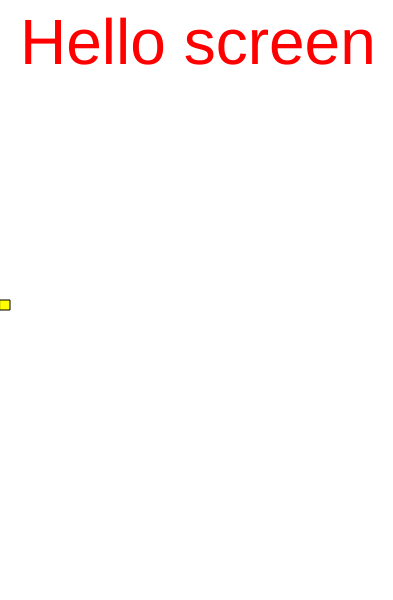
Frame 1 (no input)
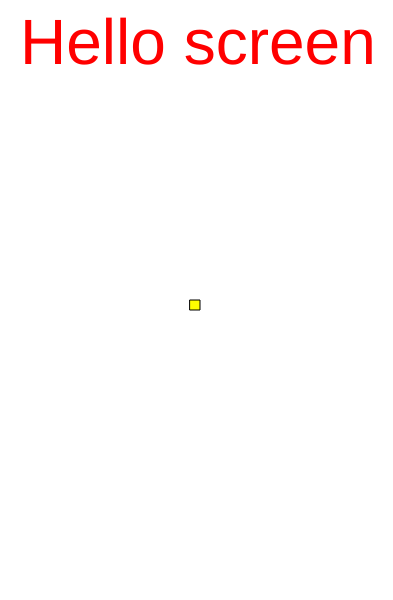
Frame 60 (no input)
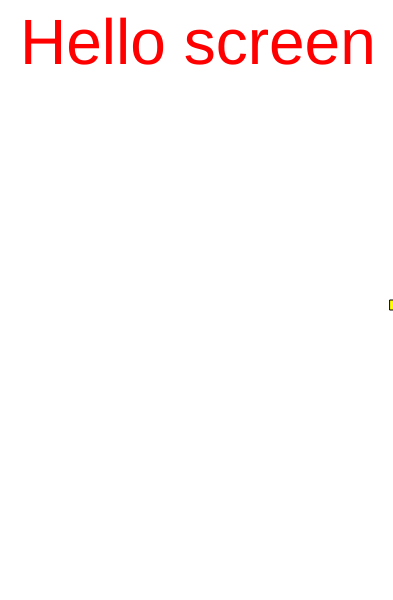
Frame 120 (the mouse pressed at the canvas centre since frame 60)

The p5.js sketch that drew these frames (run headless with seeded random() and noise() and a simulated clock; from frame 60 on, the mouse is pressed at the canvas centre):

// p5.js sketch
// ── sketch.js
// https://editor.p5js.org/jht9629-nyu/sketches/FGY0TBrSEf
// xpos counter

let my = { };

function setup() {
  
  my.version = 2;
  my.width = 393; // canvas width
  my.height = 600; // canvas height
  my.xpos = 0;
  my.xstep = 10;

  createCanvas(my.width, my.height);

  createDiv("Version:" + my.version);
}

function draw() {
  background(255);
  
  fill("red");
  textSize(64);
  text("Hello screen", 20, 64);
  
  fill('yellow');
  rect(my.xpos, height / 2, 10, 10);
  
  my.xpos = my.xpos + my.xstep;
  if (my.xpos > width) { 
    my.xpos = 0;
  }
}
